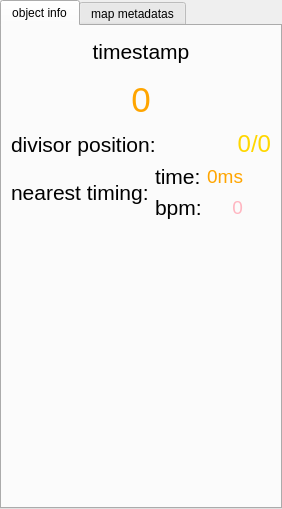
<?xml version="1.0" encoding="UTF-8"?>
<ui version="4.0">
 <class>MMetas</class>
 <widget class="QWidget" name="MMetas">
  <property name="geometry">
   <rect>
    <x>0</x>
    <y>0</y>
    <width>279</width>
    <height>509</height>
   </rect>
  </property>
  <property name="windowTitle">
   <string>Form</string>
  </property>
  <layout class="QVBoxLayout" name="verticalLayout_3">
   <property name="spacing">
    <number>0</number>
   </property>
   <property name="leftMargin">
    <number>0</number>
   </property>
   <property name="topMargin">
    <number>0</number>
   </property>
   <property name="rightMargin">
    <number>0</number>
   </property>
   <property name="bottomMargin">
    <number>0</number>
   </property>
   <item>
    <widget class="QTabWidget" name="meta_tabs">
     <property name="currentIndex">
      <number>0</number>
     </property>
     <widget class="QWidget" name="objectinfo_tab">
      <attribute name="title">
       <string>object info</string>
      </attribute>
      <layout class="QVBoxLayout" name="verticalLayout_4">
       <item>
        <widget class="QWidget" name="timestamp_info" native="true">
         <layout class="QVBoxLayout" name="verticalLayout">
          <property name="spacing">
           <number>16</number>
          </property>
          <property name="leftMargin">
           <number>0</number>
          </property>
          <property name="topMargin">
           <number>4</number>
          </property>
          <property name="rightMargin">
           <number>0</number>
          </property>
          <property name="bottomMargin">
           <number>4</number>
          </property>
          <item>
           <widget class="QLabel" name="timestamp_label">
            <property name="font">
             <font>
              <pointsize>16</pointsize>
             </font>
            </property>
            <property name="text">
             <string>timestamp</string>
            </property>
            <property name="alignment">
             <set>Qt::AlignmentFlag::AlignCenter</set>
            </property>
           </widget>
          </item>
          <item>
           <widget class="QLabel" name="timestam_value">
            <property name="font">
             <font>
              <pointsize>26</pointsize>
             </font>
            </property>
            <property name="styleSheet">
             <string notr="true">color: #FFA500</string>
            </property>
            <property name="text">
             <string notr="true">0</string>
            </property>
            <property name="alignment">
             <set>Qt::AlignmentFlag::AlignCenter</set>
            </property>
           </widget>
          </item>
         </layout>
        </widget>
       </item>
       <item>
        <widget class="QWidget" name="divisor_info_container" native="true">
         <layout class="QHBoxLayout" name="horizontalLayout_6">
          <property name="leftMargin">
           <number>0</number>
          </property>
          <property name="topMargin">
           <number>0</number>
          </property>
          <property name="rightMargin">
           <number>0</number>
          </property>
          <property name="bottomMargin">
           <number>0</number>
          </property>
          <item>
           <widget class="QLabel" name="divisor_label">
            <property name="font">
             <font>
              <pointsize>16</pointsize>
             </font>
            </property>
            <property name="text">
             <string>divisor position:</string>
            </property>
           </widget>
          </item>
          <item>
           <widget class="QLabel" name="divisor_value">
            <property name="font">
             <font>
              <pointsize>18</pointsize>
             </font>
            </property>
            <property name="styleSheet">
             <string notr="true">color: #FFD700</string>
            </property>
            <property name="text">
             <string notr="true">0/0</string>
            </property>
            <property name="alignment">
             <set>Qt::AlignmentFlag::AlignRight|Qt::AlignmentFlag::AlignTrailing|Qt::AlignmentFlag::AlignVCenter</set>
            </property>
           </widget>
          </item>
         </layout>
        </widget>
       </item>
       <item>
        <widget class="QWidget" name="ntiming_container" native="true">
         <layout class="QHBoxLayout" name="horizontalLayout_5">
          <property name="leftMargin">
           <number>0</number>
          </property>
          <property name="topMargin">
           <number>0</number>
          </property>
          <property name="rightMargin">
           <number>0</number>
          </property>
          <property name="bottomMargin">
           <number>0</number>
          </property>
          <item>
           <widget class="QLabel" name="ntiming_label">
            <property name="font">
             <font>
              <pointsize>16</pointsize>
             </font>
            </property>
            <property name="text">
             <string>nearest timing:</string>
            </property>
           </widget>
          </item>
          <item>
           <spacer name="horizontalSpacer">
            <property name="orientation">
             <enum>Qt::Orientation::Horizontal</enum>
            </property>
            <property name="sizeHint" stdset="0">
             <size>
              <width>40</width>
              <height>20</height>
             </size>
            </property>
           </spacer>
          </item>
          <item>
           <widget class="QWidget" name="ntiming_info_container" native="true">
            <layout class="QVBoxLayout" name="verticalLayout_2">
             <property name="leftMargin">
              <number>0</number>
             </property>
             <property name="topMargin">
              <number>0</number>
             </property>
             <property name="rightMargin">
              <number>0</number>
             </property>
             <property name="bottomMargin">
              <number>0</number>
             </property>
             <item>
              <widget class="QWidget" name="ntiming_time_container" native="true">
               <layout class="QHBoxLayout" name="horizontalLayout_3">
                <property name="leftMargin">
                 <number>0</number>
                </property>
                <property name="topMargin">
                 <number>0</number>
                </property>
                <property name="rightMargin">
                 <number>0</number>
                </property>
                <property name="bottomMargin">
                 <number>0</number>
                </property>
                <item>
                 <widget class="QLabel" name="ntiming_time_label">
                  <property name="font">
                   <font>
                    <pointsize>16</pointsize>
                   </font>
                  </property>
                  <property name="text">
                   <string>time:</string>
                  </property>
                 </widget>
                </item>
                <item>
                 <widget class="QLabel" name="ntiming_time_value">
                  <property name="font">
                   <font>
                    <pointsize>14</pointsize>
                   </font>
                  </property>
                  <property name="styleSheet">
                   <string notr="true">color: #FFA500</string>
                  </property>
                  <property name="text">
                   <string notr="true">0ms</string>
                  </property>
                  <property name="alignment">
                   <set>Qt::AlignmentFlag::AlignRight|Qt::AlignmentFlag::AlignTrailing|Qt::AlignmentFlag::AlignVCenter</set>
                  </property>
                 </widget>
                </item>
               </layout>
              </widget>
             </item>
             <item>
              <widget class="QWidget" name="ntiming_bpm_container" native="true">
               <layout class="QHBoxLayout" name="horizontalLayout_4">
                <property name="leftMargin">
                 <number>0</number>
                </property>
                <property name="topMargin">
                 <number>0</number>
                </property>
                <property name="rightMargin">
                 <number>0</number>
                </property>
                <property name="bottomMargin">
                 <number>0</number>
                </property>
                <item>
                 <widget class="QLabel" name="ntiming_bpm_label">
                  <property name="font">
                   <font>
                    <pointsize>16</pointsize>
                   </font>
                  </property>
                  <property name="text">
                   <string notr="true">bpm:</string>
                  </property>
                 </widget>
                </item>
                <item>
                 <widget class="QLabel" name="ntiming_bpm_value">
                  <property name="font">
                   <font>
                    <pointsize>14</pointsize>
                   </font>
                  </property>
                  <property name="styleSheet">
                   <string notr="true">color: #FFB6C1</string>
                  </property>
                  <property name="text">
                   <string notr="true">0</string>
                  </property>
                  <property name="alignment">
                   <set>Qt::AlignmentFlag::AlignRight|Qt::AlignmentFlag::AlignTrailing|Qt::AlignmentFlag::AlignVCenter</set>
                  </property>
                 </widget>
                </item>
               </layout>
              </widget>
             </item>
            </layout>
           </widget>
          </item>
          <item>
           <spacer name="horizontalSpacer_2">
            <property name="orientation">
             <enum>Qt::Orientation::Horizontal</enum>
            </property>
            <property name="sizeHint" stdset="0">
             <size>
              <width>40</width>
              <height>20</height>
             </size>
            </property>
           </spacer>
          </item>
          <item>
           <widget class="QPushButton" name="goto_timing_button">
            <property name="minimumSize">
             <size>
              <width>22</width>
              <height>22</height>
             </size>
            </property>
            <property name="maximumSize">
             <size>
              <width>22</width>
              <height>22</height>
             </size>
            </property>
            <property name="toolTip">
             <string>go to this timing position</string>
            </property>
            <property name="text">
             <string/>
            </property>
            <property name="icon">
             <iconset resource="../../../../resources/glsrcs.qrc">
              <normaloff>:/icons/angle-right.svg</normaloff>:/icons/angle-right.svg</iconset>
            </property>
            <property name="iconSize">
             <size>
              <width>16</width>
              <height>16</height>
             </size>
            </property>
            <property name="flat">
             <bool>true</bool>
            </property>
           </widget>
          </item>
         </layout>
        </widget>
       </item>
       <item>
        <spacer name="verticalSpacer">
         <property name="orientation">
          <enum>Qt::Orientation::Vertical</enum>
         </property>
         <property name="sizeHint" stdset="0">
          <size>
           <width>20</width>
           <height>40</height>
          </size>
         </property>
        </spacer>
       </item>
      </layout>
     </widget>
     <widget class="QWidget" name="map_metas_tab">
      <attribute name="title">
       <string>map metadatas</string>
      </attribute>
      <layout class="QHBoxLayout" name="horizontalLayout_2">
       <property name="spacing">
        <number>0</number>
       </property>
       <property name="leftMargin">
        <number>0</number>
       </property>
       <property name="topMargin">
        <number>0</number>
       </property>
       <property name="rightMargin">
        <number>0</number>
       </property>
       <property name="bottomMargin">
        <number>0</number>
       </property>
       <item>
        <widget class="QListView" name="meta_list"/>
       </item>
      </layout>
     </widget>
    </widget>
   </item>
  </layout>
 </widget>
 <resources>
  <include location="../../../../resources/glsrcs.qrc"/>
 </resources>
 <connections/>
</ui>
